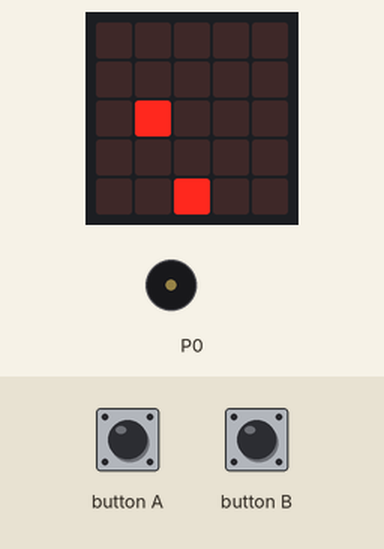
Bench run of a program on a simulated BBC micro:bit (MakeCode). On the bench: the board's 5×5 LED display, buzzer (waves = sounding). Inputs (shaded band) come from the test bench. Random numbers come from a fixed seed; the short countdown, score and lost-life animations are approximate.

Above: at 1.2 s.
1.3 s: button A pressed for 0.15 s
At 1.9 s:
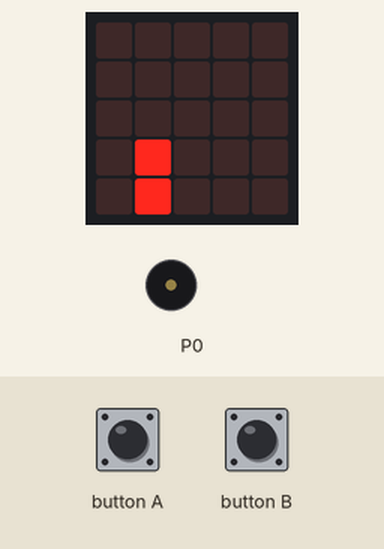
2.0 s: button B pressed for 0.15 s
At 2.32 s:
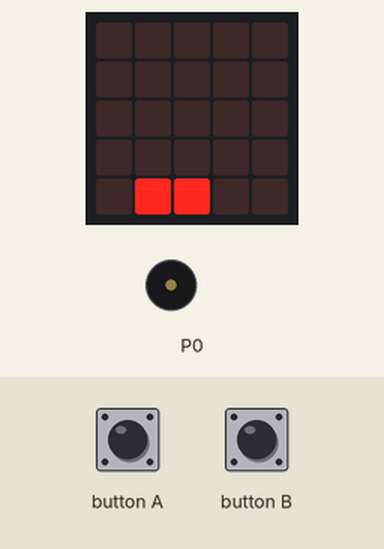
2.7 s: button B pressed for 0.15 s
At 3.06 s:
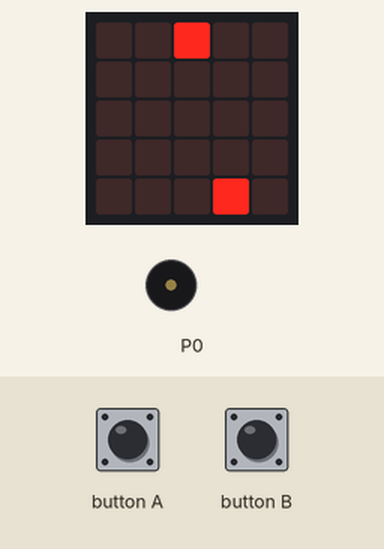
3.4 s: button A pressed for 0.15 s
At 4.01 s:
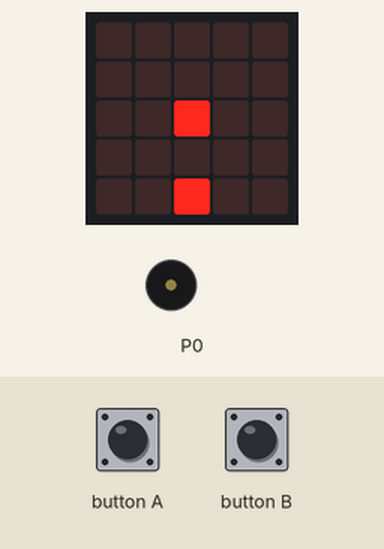
4.1 s: button A pressed for 0.15 s
At 4.6 s:
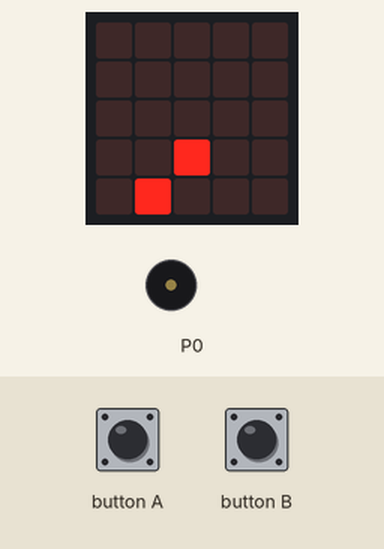
Timing chart, 0 to 7.1 s (numbered marks = the images above; inputs shaded):
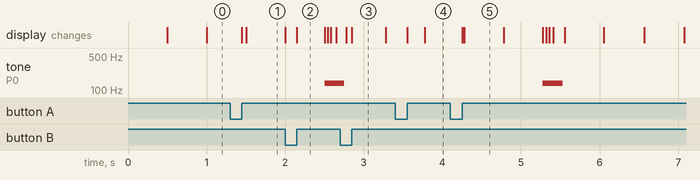

Measured:
- what the display in image 3 shows lasts 0.4 s, from 2.9 s to 3.3 s
- what the display in image 5 shows lasts 0.5 s, from 4.3 s to 4.8 s

The program:

main.ts
```typescript
input.onButtonPressed(Button.A, function () {
    スプライト.change(LedSpriteProperty.X, -1)
})
input.onButtonPressed(Button.B, function () {
    スプライト.change(LedSpriteProperty.X, 1)
})
let ライフ__変数 = 0
let ボール1: game.LedSprite = null
let スプライト: game.LedSprite = null
スプライト = game.createSprite(2, 5)
let _1tick = 500
game.setLife(3)
basic.forever(function () {
    ボール1 = game.createSprite(randint(0, 5), 0)
    basic.pause(_1tick)
    if (ボール1.get(LedSpriteProperty.Y) != 5) {
        if (Math.randomBoolean()) {
            _1tick += 10
        }
    }
    while (ボール1.get(LedSpriteProperty.Y) < 4) {
        ボール1.change(LedSpriteProperty.Y, 1)
        basic.pause(_1tick)
    }
    if (スプライト.isTouching(ボール1)) {
        if (スプライト.get(LedSpriteProperty.X) == ボール1.get(LedSpriteProperty.X)) {
            _1tick += -50
            game.addScore(1)
            music.playTone(277, music.beat(BeatFraction.Half))
        }
    } else {
        game.removeLife(1)
        ライフ__変数 += -1
        music.playTone(139, music.beat(BeatFraction.Half))
        if (ライフ__変数 == 0) {
            game.gameOver()
        }
    }
    ボール1.delete()
})
```

test.ts
```typescript
// テストはここに来ます。このパッケージが拡張機能として使用されるときにはコンパイルされません。
```
